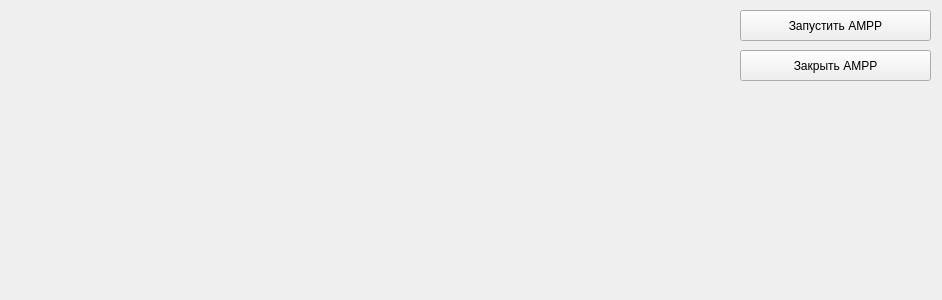
<?xml version="1.0" encoding="UTF-8"?>
<ui version="4.0">
 <class>AMRR_form</class>
 <widget class="QWidget" name="AMRR_form">
  <property name="geometry">
   <rect>
    <x>0</x>
    <y>0</y>
    <width>942</width>
    <height>300</height>
   </rect>
  </property>
  <property name="windowTitle">
   <string>Form</string>
  </property>
  <widget class="QPushButton" name="to_amrr">
   <property name="geometry">
    <rect>
     <x>740</x>
     <y>10</y>
     <width>191</width>
     <height>31</height>
    </rect>
   </property>
   <property name="text">
    <string>Запустить АМРР</string>
   </property>
  </widget>
  <widget class="QPushButton" name="close_amrr">
   <property name="geometry">
    <rect>
     <x>740</x>
     <y>50</y>
     <width>191</width>
     <height>31</height>
    </rect>
   </property>
   <property name="text">
    <string>Закрыть АМРР</string>
   </property>
  </widget>
 </widget>
 <resources/>
 <connections/>
</ui>
